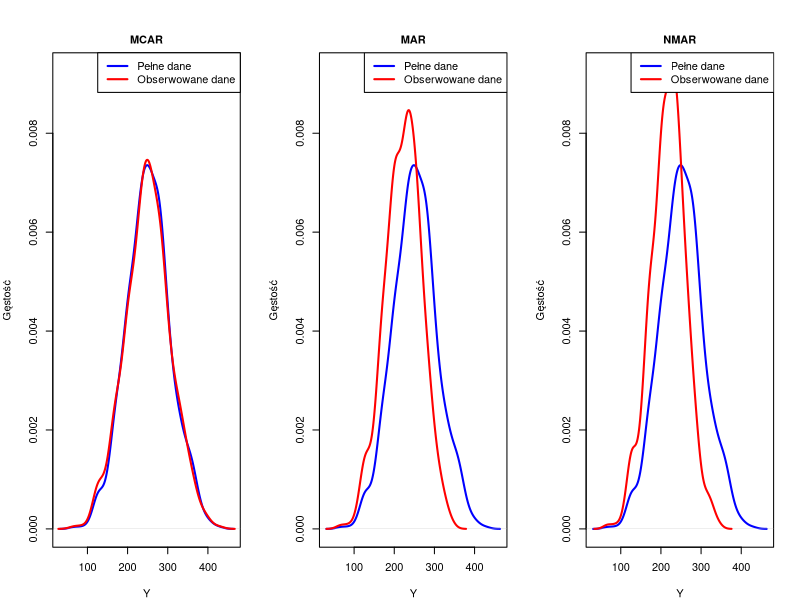
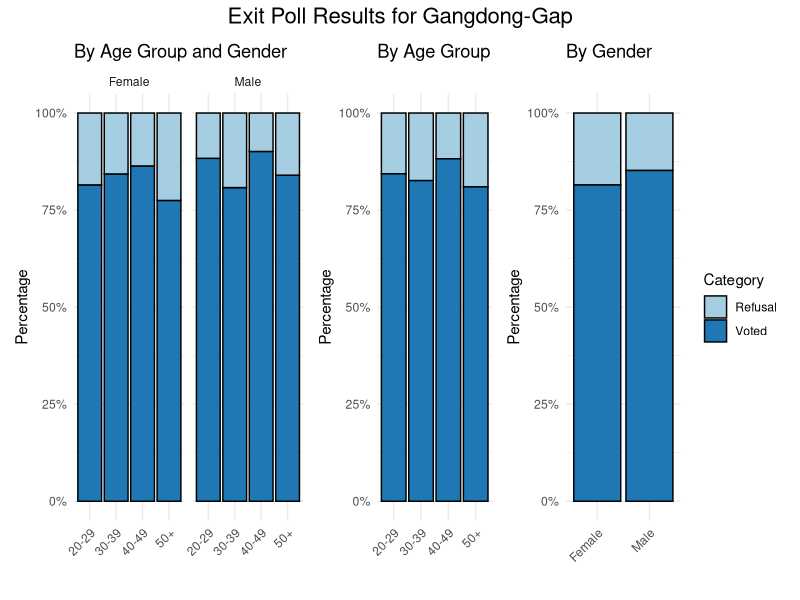

The R script that drew these images, in order:
## ---- chunk 1
# Ustawiamy ziarno losowości dla powtarzalności wyników
set.seed(123)

# Wczytanie biblioteki do obsługi polskich znaków w PDF
library(xtable)
pdf.options(encoding = "CP1250")

# Generowanie danych
n <- 1000  # liczba obserwacji
x <- rnorm(n, mean = 50, sd = 10)  # X z rozkładu normalnego
y <- 5 * x + rnorm(n, mean = 0, sd = 20)  # Wzmocniona zależność Y od X

# Funkcja do generowania braków danych
generate_missing <- function(y, x, mechanism, prob = 0.3) {
  n <- length(y)
  missing <- rep(FALSE, n)
  
  if (mechanism == "MCAR") {
    missing <- runif(n) < prob
  } else if (mechanism == "MAR") {
    prob_missing <- plogis(2*scale(x))  # Prawdopodobieństwo braku zależy od X
    missing <- runif(n) < prob_missing
  } else if (mechanism == "NMAR") {
    prob_missing <- plogis(2*scale(y))  # Prawdopodobieństwo braku zależy od Y
    missing <- runif(n) < prob_missing
  }
  
  y[missing] <- NA
  return(y)
}

# Generowanie braków danych dla każdego mechanizmu
y_mcar <- generate_missing(y, x, "MCAR")
y_mar <- generate_missing(y, x, "MAR")
y_nmar <- generate_missing(y, x, "NMAR")

# Funkcja do tworzenia wykresu porównawczego rozkładów gęstości
plot_density_comparison <- function(y_full, y_obs, title, y_max) {
  dens_full <- density(y_full)
  dens_obs <- density(y_obs[!is.na(y_obs)])
  
  plot(dens_full, main = title, xlab = "Y", ylab = "Gęstość",
       col = "blue", lwd = 2, cex.main = 1, cex.lab = 1, cex.axis = 1,
       ylim = c(0, y_max))
  lines(dens_obs, col = "red", lwd = 2)
  legend("topright", legend = c("Pełne dane", "Obserwowane dane"),
         col = c("blue", "red"), lwd = 2,  cex = 1)
}

# Obliczenie maksymalnej wartości gęstości dla wszystkich przypadków
y_max <- max(c(
  max(density(y)$y),
  max(density(y_mcar[!is.na(y_mcar)])$y),
  max(density(y_mar[!is.na(y_mar)])$y),
  max(density(y_nmar[!is.na(y_nmar)])$y)
))

# Tworzenie wykresów
pdf("fig-missing-examples.pdf", width = 12, height = 4)
par(mfrow = c(1, 3), oma = c(0, 0, 2, 0), mar = c(4, 4, 2, 2))

plot_density_comparison(y, y_mcar, "MCAR", y_max)
plot_density_comparison(y, y_mar, "MAR", y_max)
plot_density_comparison(y, y_nmar, "NMAR", y_max)

dev.off()

# Tworzymy ramkę danych z wynikami
results <- data.frame(
  Statystyka = c("Procent brakujących danych", "Średnia Y", "Odchylenie standardowe Y", "Korelacja między X i Y"),
  Pelne_dane = c(0, mean(y), sd(y), cor(x, y)),
  MCAR = c(mean(is.na(y_mcar)) * 100, mean(y_mcar, na.rm = TRUE), sd(y_mcar, na.rm = TRUE), cor(x, y_mcar, use = "complete.obs")),
  MAR = c(mean(is.na(y_mar)) * 100, mean(y_mar, na.rm = TRUE), sd(y_mar, na.rm = TRUE), cor(x, y_mar, use = "complete.obs")),
  NMAR = c(mean(is.na(y_nmar)) * 100, mean(y_nmar, na.rm = TRUE), sd(y_nmar, na.rm = TRUE), cor(x, y_nmar, use = "complete.obs"))
)

# Tworzymy tabelę xtable
xtable_results <- xtable(results, 
                         caption = "Porównanie statystyk dla różnych mechanizmów braków danych",
                         label = "tab:missing-data-stats",
                         digits = 2)

# Generujemy kod LaTeX
latex_code <- print(xtable_results, 
                    include.rownames = FALSE,
                    floating = TRUE,
                    table.placement = "htbp",
                    caption.placement = "top",
                    print.results = FALSE)

# Wyświetlamy kod LaTeX
cat(latex_code)
## ---- chunk 2
# Load required libraries
library(ggplot2)
library(dplyr)
library(tidyr)
library(patchwork)

# Create the dataset
data <- data.frame(
  Gender = rep(c("Male", "Female"), each = 4),
  Age_group = rep(c("20-29", "30-39", "40-49", "50+"), 2),
  Voted_A = c(93, 104, 146, 560, 106, 129, 170, 501),
  Voted_B = c(115, 233, 295, 350, 159, 242, 262, 218),
  Other = c(4, 8, 5, 3, 8, 5, 5, 7),
  Refusal = c(28, 82, 49, 174, 62, 70, 69, 211)
)

# Process the data
data_processed <- data |>
  mutate(Voted = Voted_A + Voted_B + Other,
         Total = Voted + Refusal) |>
  pivot_longer(cols = c(Voted, Refusal), names_to = "Category", values_to = "Count") |>
  group_by(Gender, Age_group) |>
  mutate(Percentage = Count / sum(Count) * 100)

# Function to create a basic plot
create_plot <- function(data, x_var, title) {
  ggplot(data, aes(x = .data[[x_var]], y = Percentage, fill = Category)) +
    geom_bar(stat = "identity", color = "black") + 
    scale_fill_brewer(type = "seq", palette = "Paired") + 
    #scale_fill_manual(values = c("Voted" = "#4CAF50", "Refusal" = "#FFA500")) +
    labs(title = title, x = x_var, y = "Percentage") +
    theme_minimal() +
    theme(axis.text.x = element_text(angle = 45, hjust = 1)) +
    scale_y_continuous(labels = scales::percent_format(scale = 1))
}

# Create the combined plot
plot_combined <- create_plot(data_processed, "Age_group", "By Age Group and Gender") +
  facet_wrap(~ Gender, scales = "free_x", nrow = 1)  +
  labs(x = "")

# Create the age group plot
plot_age <- data_processed %>%
  group_by(Age_group, Category) %>%
  summarise(Percentage = sum(Count) / sum(Total) * 100, .groups = "drop") %>%
  create_plot("Age_group", "By Age Group") +
  labs(x = "")

# Create the gender plot
plot_gender <- data_processed %>%
  group_by(Gender, Category) %>%
  summarise(Percentage = sum(Count) / sum(Total) * 100, .groups = "drop") %>%
  create_plot("Gender", "By Gender") +
  labs(x = "")

# Combine all plots using patchwork
final_plot <- (plot_combined + plot_age + plot_gender) +
  plot_layout(ncol = 3, widths = c(2, 1, 1)) +
  plot_annotation(
    title = "Exit Poll Results for Gangdong-Gap",
    theme = theme(plot.title = element_text(hjust = 0.5, size = 16))
  ) + plot_layout(guides = "collect")

# Save the combined plot as a PDF
ggsave("fig-riddles.pdf", final_plot, width = 10, height = 7, units = "in")
